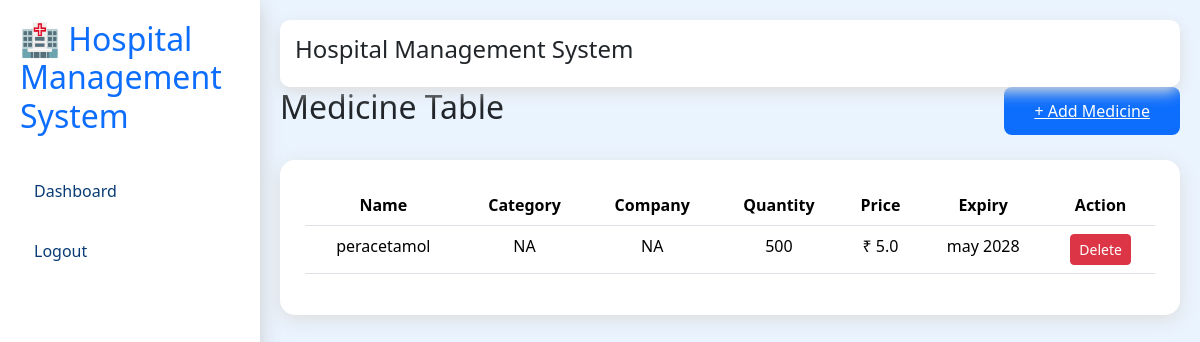
Screenshot of /pharmacy with the database file from the repository.
### models/medicine.py (models this page shows)
class Medicine(db.Model):
    id = db.Column(
        db.Integer,
        primary_key=True
    )
    name = db.Column(
        db.String(100),
        nullable=False
    )
    category = db.Column(
        db.String(100)
    )
    company = db.Column(
        db.String(100)
    )
    quantity = db.Column(
        db.Integer,
        default=0
    )
    price = db.Column(
        db.Float
    )
    expiry_date = db.Column(
        db.String(50)
    )
    created_at = db.Column(
        db.DateTime,
        server_default=db.func.now()
    )

### routes/pharmacy.py (the view)
@pharmacy.route("/pharmacy")
def index():
    medicines = Medicine.query.all()
    return render_template(
        "pharmacy/index.html",
        medicines=medicines
    )

### templates/pharmacy/index.html
{% extends "base.html" %}
{% block content %}
<div class="d-flex justify-content-between align-items-center">
<h2>
Medicine Table
</h2>
<div class="d-flex gap-2">
<a href="/pharmacy/add"
class="btn-primary">
+ Add Medicine
</a>
</div>
</div>
<div class="card-box">
<table class="table table-hover">
<thead>
<tr>
<th>Name</th>
<th>Category</th>
<th>Company</th>
<th>Quantity</th>
<th>Price</th>
<th>Expiry</th>
<th>Action</th>
</tr>
</thead>
<tbody>
{% for m in medicines %}
<tr>
<td>
{{m.name}}
</td>
<td>
{{m.category}}
</td>
<td>
{{m.company}}
</td>
<td>
{{m.quantity}}
</td>
<td>
₹ {{m.price}}
</td>
<td>
{{m.expiry_date}}
</td>
<td>
<a href="/pharmacy/delete/{{m.id}}"
class="btn btn-danger btn-sm">
Delete
</a>
</td>
</tr>
{% endfor %}
</tbody>
</table>
</div>
{% endblock %}

### static/css/style.css (style rules this page uses)
:root { --blue: #0d6efd; --dark: #083b75; --light: #eaf4ff; --white: #ffffff; }
body { margin: 0; font-family: 'Segoe UI', sans-serif; background: var(--light); }
.card-box { background: white; padding: 25px; margin-top: 25px; border-radius: 15px; box-shadow: 0 5px 20px #ddd; text-align: center; }
.btn-primary { background: #0d6efd; color: white; border: none; padding: 12px 30px; border-radius: 8px; width: 100%; }

### rows the page displays
Medicine: name "peracetamol", category "NA", company "NA", quantity "500", price "5.0", expiry_date "may 2028"
